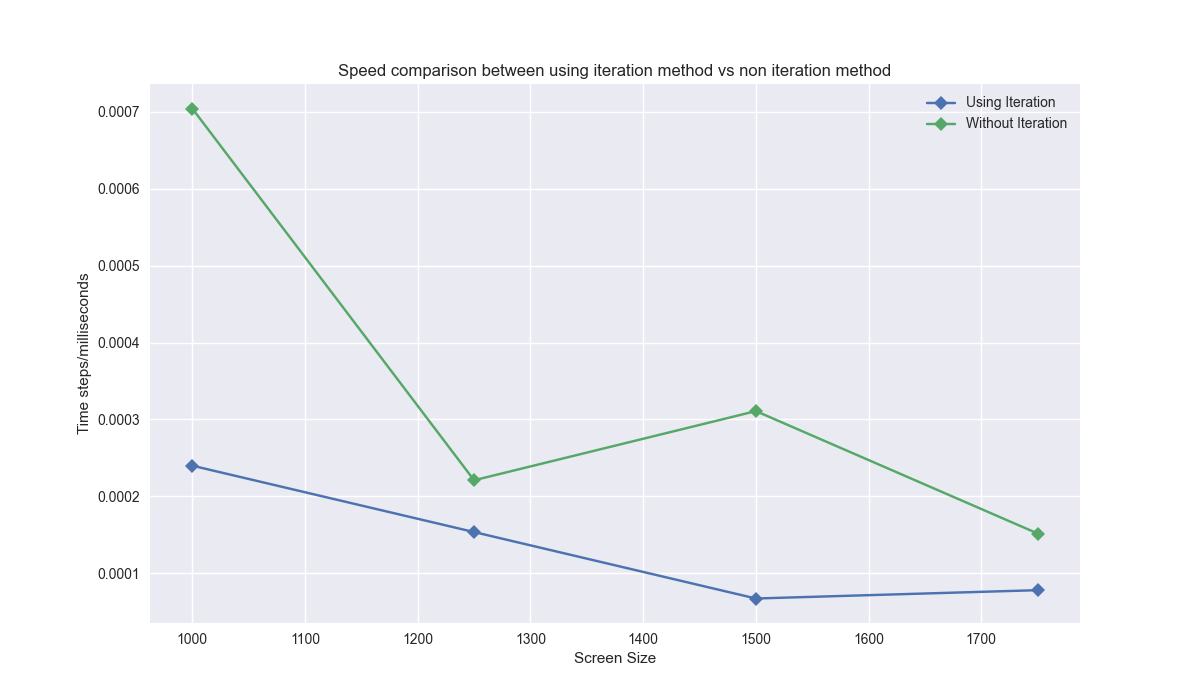

The Python source for this figure:
import numpy as np
import random
import matplotlib.pyplot as plt 
from matplotlib import style
import time


class GameofLifeTwo(object):
    def __init__(self, size):
        self.columns = int(size)
        self.rows = int(size)
        self.size = size
        self.grid_array = [[0 for i in range(self.rows)] for j in range(self.columns)] #creating list of lists
        
    def random(self):
        for x in range(self.rows):
            for y in range(self.columns):
                self.grid_array[x][y] = random.randint(0,1)
                self.grid_array[x][y] = np.random.choice((0,1), p=[0.5, 0.5])
        return self.grid_array

    def blinker(self):
        self.grid_array[10][10] = 1
        self.grid_array[10][11] = 1
        self.grid_array[10][12] = 1
        return self.grid_array


    def glider(self):
        self.grid_array[4][3] = 1
        self.grid_array[5][4] = 1
        self.grid_array[5][5] = 1
        self.grid_array[4][5] = 1
        self.grid_array[3][5] = 1
        return self.grid_array

    
    def personal(self):
        self.grid_array[1][0] = 1
        self.grid_array[2][1] = 1
        self.grid_array[2][2] = 1
        self.grid_array[1][2] = 1
        self.grid_array[0][2] = 1
        self.grid_array[3][2] = 1
        return self.grid_array



    #Main logic of the program.
    def conway_assignment_two(self, x):
        self.grid_array = x
        next = np.ndarray(shape=(self.rows, self.columns))
        for x in range(self.rows):
            for y in range(self.columns):
                state = self.grid_array[x][y]
                neighbours = self.findNeighbors_two(x, y)
                
                if state == 0 and neighbours == 3:
                    next[x][y] = 1
                elif state == 1 and (neighbours < 2 or neighbours > 3):
                    next[x][y] = 0
                else:
                    next[x][y] = state
        self.grid_array = next
        return self.grid_array


    def findNeighbors_two(self, x, y):
        total = 0
        for n in range(-1, 2):
            for m in range(-1, 2):
                x_edge = (x+n+self.rows) % self.rows
                y_edge = (y+m+self.columns) % self.columns
                total += self.grid_array[x_edge][y_edge]
        total -= self.grid_array[x][y]
        return total
    
    

class GameofLifeThree(object):
    def __init__(self, size):
        self.columns = int(size)
        self.rows = int(size)
        self.size = size
        self.grid_array = np.full((size, size), 0)
        
    def random(self):
        for x in range(self.rows):
            for y in range(self.columns):
                self.grid_array[x][y] = random.randint(0,1)
        return self.grid_array

    def blinker(self):
        self.grid_array[10][10] = 1
        self.grid_array[10][11] = 1
        self.grid_array[10][12] = 1
        return self.grid_array


    def glider(self):
        self.grid_array[4][3] = 1
        self.grid_array[5][4] = 1
        self.grid_array[5][5] = 1
        self.grid_array[4][5] = 1
        self.grid_array[3][5] = 1
        return self.grid_array

    
    def personal(self):
        self.grid_array[1][0] = 1
        self.grid_array[2][1] = 1
        self.grid_array[2][2] = 1
        self.grid_array[1][2] = 1
        self.grid_array[0][2] = 1
        self.grid_array[3][2] = 1
        return self.grid_array



    def conway_assignment_three(self, grid_board):
        rows = 0
        cols = 0
    
        def neighbor_fn(item):
            nonlocal rows, cols, grid_board
            neighbor = self.get_neighbors(rows, cols)
            cols += 1
            if(cols % size == 0):
                rows += 1
                cols = 0
            return neighbor

        neighbors  = np.array(list(map(neighbor_fn, range(size ** 2))))
        grid_vec = grid_board.reshape(size ** 2)

        newly_born = (neighbors == 3) & (grid_vec == 0)
        survived = ((neighbors == 2) | (neighbors == 3)) & grid_vec == 1

        new_grid = np.full(size ** 2, 0)
        new_grid[newly_born | survived] = 1
        return new_grid.reshape((size, size))

    
   
    
    
    def get_neighbors(self, x, y):
        board = gridBoard
        top = (x - 1) % size
        bottom = (x + 1) % size
        left = (y - 1) % size
        right = (y + 1) % size

        neighbors = board[top][left]    + board[top][y]    + board[top][right] + \
                    board[x][left]      +                    board[x][right] + \
                    board[bottom][left] + board[bottom][y] + board[bottom][right]
        return neighbors



if __name__ == '__main__':
    
    size = 750
    states = 3
    time_steps = 100

    boardHistory = []
    object_two = GameofLifeTwo(size)
    object_three = GameofLifeThree(size)


    if states == 3:
        grid = object_two.random()
        gridBoard = object_three.random()
    
    assignment2 = []
    assignment3 = []
    boardSize = []
    
    for j in range(4):
        size += 250
        boardSize.append(size)
        object_two = GameofLifeTwo(size)
        object_three = GameofLifeThree(size)

        if states == 3:
            grid = object_two.random()
            gridBoard = object_three.random()

        t1 = time.time()

        dataFromBoard = grid

        for i in range(time_steps):
            dataFromBoard = object_two.conway_assignment_two(dataFromBoard)
        
    
        t2 = time.time()

        diff = (t2-t1)*1000
        timePlot = time_steps/diff
        assignment2.append(timePlot)



        t3 = time.time()

        for i in range(time_steps):
            gridBoard = object_three.conway_assignment_three(gridBoard)        
        
        t4 = time.time()

        diff = ((t4-t3))*1000
        timePlot2 = time_steps/diff
        assignment3.append(timePlot2)


    

    style.use('seaborn')
    plt.figure(figsize=(12, 7))
    plt.plot(boardSize, assignment2, label="Using Iteration", marker='D')
    plt.plot(boardSize, assignment3, label="Without Iteration", marker='D')
    plt.title('Speed comparison between using iteration method vs non iteration method')
    plt.xlabel('Screen Size')
    plt.ylabel('Time steps/milliseconds')
    plt.legend()
    plt.savefig("./speedComparison.png")
    plt.show()